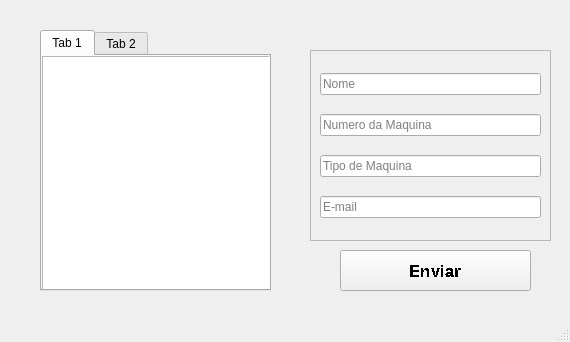
<?xml version="1.0" encoding="UTF-8"?>
<ui version="4.0">
 <class>MainWindow</class>
 <widget class="QMainWindow" name="MainWindow">
  <property name="geometry">
   <rect>
    <x>0</x>
    <y>0</y>
    <width>570</width>
    <height>342</height>
   </rect>
  </property>
  <property name="mouseTracking">
   <bool>false</bool>
  </property>
  <property name="windowTitle">
   <string>MainWindow</string>
  </property>
  <widget class="QWidget" name="centralwidget">
   <widget class="QTabWidget" name="tabWidget">
    <property name="geometry">
     <rect>
      <x>40</x>
      <y>30</y>
      <width>231</width>
      <height>261</height>
     </rect>
    </property>
    <property name="currentIndex">
     <number>0</number>
    </property>
    <widget class="QWidget" name="tab">
     <attribute name="title">
      <string>Tab 1</string>
     </attribute>
     <widget class="QTableWidget" name="tableWidget">
      <property name="geometry">
       <rect>
        <x>0</x>
        <y>0</y>
        <width>231</width>
        <height>241</height>
       </rect>
      </property>
     </widget>
    </widget>
    <widget class="QWidget" name="tab_2">
     <attribute name="title">
      <string>Tab 2</string>
     </attribute>
    </widget>
   </widget>
   <widget class="QPushButton" name="pushButton">
    <property name="geometry">
     <rect>
      <x>340</x>
      <y>250</y>
      <width>191</width>
      <height>41</height>
     </rect>
    </property>
    <property name="font">
     <font>
      <pointsize>13</pointsize>
      <weight>75</weight>
      <bold>true</bold>
      <underline>false</underline>
      <strikeout>false</strikeout>
      <stylestrategy>NoAntialias</stylestrategy>
     </font>
    </property>
    <property name="mouseTracking">
     <bool>true</bool>
    </property>
    <property name="text">
     <string>Enviar</string>
    </property>
   </widget>
   <widget class="QFrame" name="frame">
    <property name="geometry">
     <rect>
      <x>310</x>
      <y>50</y>
      <width>241</width>
      <height>191</height>
     </rect>
    </property>
    <property name="frameShape">
     <enum>QFrame::StyledPanel</enum>
    </property>
    <property name="frameShadow">
     <enum>QFrame::Raised</enum>
    </property>
    <layout class="QVBoxLayout" name="verticalLayout">
     <item>
      <widget class="QLineEdit" name="lineEdit_3">
       <property name="placeholderText">
        <string>Nome</string>
       </property>
      </widget>
     </item>
     <item>
      <widget class="QLineEdit" name="lineEdit_4">
       <property name="placeholderText">
        <string>Numero da Maquina</string>
       </property>
      </widget>
     </item>
     <item>
      <widget class="QLineEdit" name="lineEdit_5">
       <property name="placeholderText">
        <string>Tipo de Maquina</string>
       </property>
      </widget>
     </item>
     <item>
      <widget class="QLineEdit" name="lineEdit_6">
       <property name="placeholderText">
        <string>E-mail</string>
       </property>
      </widget>
     </item>
    </layout>
   </widget>
  </widget>
  <widget class="QMenuBar" name="menubar">
   <property name="geometry">
    <rect>
     <x>0</x>
     <y>0</y>
     <width>570</width>
     <height>21</height>
    </rect>
   </property>
  </widget>
  <widget class="QStatusBar" name="statusbar"/>
 </widget>
 <resources/>
 <connections/>
</ui>
